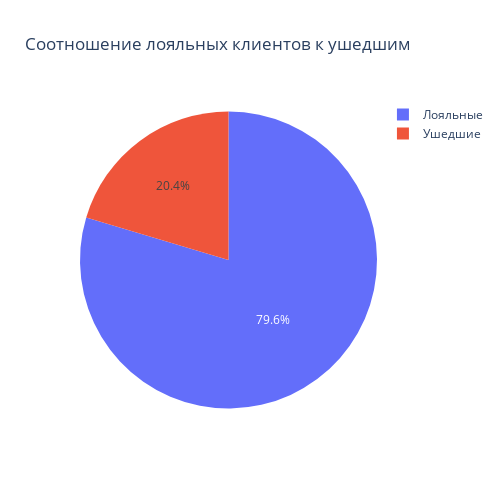

Notebook source saved alongside this figure:
### Code cell
fig = px.pie(
        churn_data['Exited'].value_counts(),
        values='Exited',
        height=500,
        width=500,
        names=['Лояльные','Ушедшие'],
        title='Соотношение лояльных клиентов к ушедшим'
        )
fig.show()

### Figure 1 — Plotly figure (JSON) as saved in the notebook; plotly's stock layout.template omitted (floating-point values rounded to 4 significant figures)
{"data": [{"domain": {"x": [0, 1], "y": [0, 1]}, "hovertemplate": "label=%{label}<br>Exited=%{value}<extra></extra>", "labels": ["Лояльные", "Ушедшие"], "legendgroup": "", "name": "", "showlegend": true, "type": "pie", "values": [7963, 2037]}], "layout": {"height": 500, "legend": {"tracegroupgap": 0}, "title": {"text": "Соотношение лояльных клиентов к ушедшим"}, "width": 500}}
